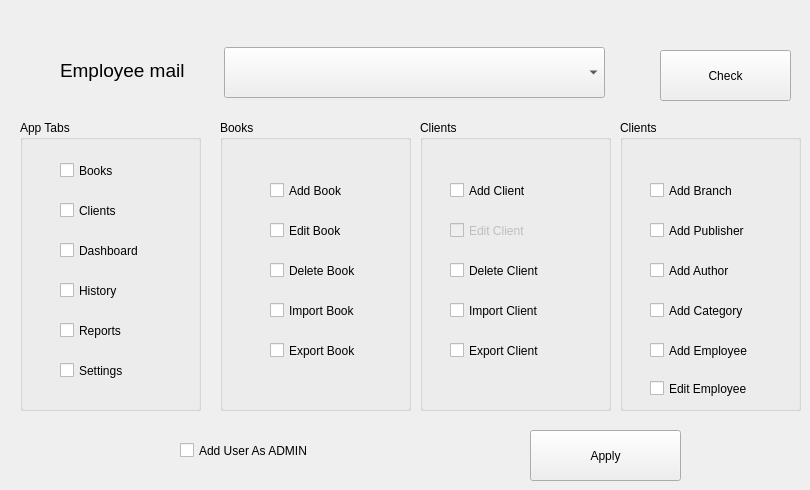
     <widget class="QWidget" name="tab_20">
      <attribute name="title">
       <string>Add User Permissions</string>
      </attribute>
      <widget class="QComboBox" name="comboBox_18">
       <property name="geometry">
        <rect>
         <x>224</x>
         <y>47</y>
         <width>381</width>
         <height>51</height>
        </rect>
       </property>
      </widget>
      <widget class="QLabel" name="label_53">
       <property name="geometry">
        <rect>
         <x>60</x>
         <y>50</y>
         <width>151</width>
         <height>41</height>
        </rect>
       </property>
       <property name="font">
        <font>
         <pointsize>14</pointsize>
        </font>
       </property>
       <property name="text">
        <string>Employee mail</string>
       </property>
      </widget>
      <widget class="QPushButton" name="pushButton_30">
       <property name="geometry">
        <rect>
         <x>530</x>
         <y>430</y>
         <width>151</width>
         <height>51</height>
        </rect>
       </property>
       <property name="text">
        <string>Apply</string>
       </property>
      </widget>
      <widget class="QPushButton" name="pushButton_31">
       <property name="geometry">
        <rect>
         <x>660</x>
         <y>50</y>
         <width>131</width>
         <height>51</height>
        </rect>
       </property>
       <property name="text">
        <string>Check</string>
       </property>
      </widget>
      <widget class="QGroupBox" name="groupBox_10">
       <property name="geometry">
        <rect>
         <x>20</x>
         <y>120</y>
         <width>181</width>
         <height>291</height>
        </rect>
       </property>
       <property name="title">
        <string>App Tabs</string>
       </property>
       <widget class="QCheckBox" name="checkBox_7">
        <property name="geometry">
         <rect>
          <x>40</x>
          <y>30</y>
          <width>131</width>
          <height>41</height>
         </rect>
        </property>
        <property name="styleSheet">
         <string notr="true">QChechkBox indicator,Checked
{background-color: rgb(0, 255, 0);}</string>
        </property>
        <property name="text">
         <string>Books</string>
        </property>
       </widget>
       <widget class="QCheckBox" name="checkBox_8">
        <property name="geometry">
         <rect>
          <x>40</x>
          <y>70</y>
          <width>131</width>
          <height>41</height>
         </rect>
        </property>
        <property name="text">
         <string>Clients</string>
        </property>
       </widget>
       <widget class="QCheckBox" name="checkBox_9">
        <property name="geometry">
         <rect>
          <x>40</x>
          <y>110</y>
          <width>131</width>
          <height>41</height>
         </rect>
        </property>
        <property name="text">
         <string>Dashboard</string>
        </property>
       </widget>
       <widget class="QCheckBox" name="checkBox_10">
        <property name="geometry">
         <rect>
          <x>40</x>
          <y>150</y>
          <width>131</width>
          <height>41</height>
         </rect>
        </property>
        <property name="text">
         <string>History</string>
        </property>
       </widget>
       <widget class="QCheckBox" name="checkBox_11">
        <property name="geometry">
         <rect>
          <x>40</x>
          <y>190</y>
          <width>131</width>
          <height>41</height>
         </rect>
        </property>
        <property name="text">
         <string>Reports</string>
        </property>
       </widget>
       <widget class="QCheckBox" name="checkBox_12">
        <property name="geometry">
         <rect>
          <x>40</x>
          <y>230</y>
          <width>131</width>
          <height>41</height>
         </rect>
        </property>
        <property name="text">
         <string>Settings</string>
        </property>
       </widget>
      </widget>
      <widget class="QGroupBox" name="groupBox_11">
       <property name="geometry">
        <rect>
         <x>220</x>
         <y>120</y>
         <width>191</width>
         <height>291</height>
        </rect>
       </property>
       <property name="title">
        <string>Books</string>
       </property>
       <widget class="QCheckBox" name="checkBox">
        <property name="geometry">
         <rect>
          <x>50</x>
          <y>50</y>
          <width>131</width>
          <height>41</height>
         </rect>
        </property>
        <property name="text">
         <string>Add Book</string>
        </property>
       </widget>
       <widget class="QCheckBox" name="checkBox_3">
        <property name="geometry">
         <rect>
          <x>50</x>
          <y>130</y>
          <width>131</width>
          <height>41</height>
         </rect>
        </property>
        <property name="text">
         <string>Delete Book</string>
        </property>
       </widget>
       <widget class="QCheckBox" name="checkBox_2">
        <property name="geometry">
         <rect>
          <x>50</x>
          <y>90</y>
          <width>131</width>
          <height>41</height>
         </rect>
        </property>
        <property name="text">
         <string>Edit Book</string>
        </property>
       </widget>
       <widget class="QCheckBox" name="checkBox_13">
        <property name="geometry">
         <rect>
          <x>50</x>
          <y>170</y>
          <width>131</width>
          <height>41</height>
         </rect>
        </property>
        <property name="text">
         <string>Import Book</string>
        </property>
       </widget>
       <widget class="QCheckBox" name="checkBox_14">
        <property name="geometry">
         <rect>
          <x>50</x>
          <y>210</y>
          <width>131</width>
          <height>41</height>
         </rect>
        </property>
        <property name="text">
         <string>Export Book</string>
        </property>
       </widget>
      </widget>
      <widget class="QGroupBox" name="groupBox_12">
       <property name="geometry">
        <rect>
         <x>420</x>
         <y>120</y>
         <width>191</width>
         <height>291</height>
        </rect>
       </property>
       <property name="title">
        <string>Clients</string>
       </property>
       <widget class="QCheckBox" name="checkBox_4">
        <property name="geometry">
         <rect>
          <x>30</x>
          <y>50</y>
          <width>151</width>
          <height>41</height>
         </rect>
        </property>
        <property name="text">
         <string>Add Client</string>
        </property>
       </widget>
       <widget class="QCheckBox" name="checkBox_5">
        <property name="enabled">
         <bool>false</bool>
        </property>
        <property name="geometry">
         <rect>
          <x>30</x>
          <y>90</y>
          <width>151</width>
          <height>41</height>
         </rect>
        </property>
        <property name="text">
         <string>Edit Client</string>
        </property>
       </widget>
       <widget class="QCheckBox" name="checkBox_6">
        <property name="geometry">
         <rect>
          <x>30</x>
          <y>130</y>
          <width>151</width>
          <height>41</height>
         </rect>
        </property>
        <property name="text">
         <string>Delete Client</string>
        </property>
       </widget>
       <widget class="QCheckBox" name="checkBox_15">
        <property name="geometry">
         <rect>
          <x>30</x>
          <y>210</y>
          <width>101</width>
          <height>41</height>
         </rect>
        </property>
        <property name="text">
         <string>Export Client</string>
        </property>
       </widget>
       <widget class="QCheckBox" name="checkBox_16">
        <property name="geometry">
         <rect>
          <x>30</x>
          <y>170</y>
          <width>151</width>
          <height>41</height>
         </rect>
        </property>
        <property name="text">
         <string>Import Client</string>
        </property>
       </widget>
      </widget>
      <widget class="QGroupBox" name="groupBox_13">
       <property name="geometry">
        <rect>
         <x>620</x>
         <y>120</y>
         <width>181</width>
         <height>291</height>
        </rect>
       </property>
       <property name="title">
        <string>Clients</string>
       </property>
       <widget class="QCheckBox" name="checkBox_17">
        <property name="geometry">
         <rect>
          <x>30</x>
          <y>50</y>
          <width>141</width>
          <height>41</height>
         </rect>
        </property>
        <property name="text">
         <string>Add Branch</string>
        </property>
       </widget>
       <widget class="QCheckBox" name="checkBox_18">
        <property name="geometry">
         <rect>
          <x>30</x>
          <y>90</y>
          <width>141</width>
          <height>41</height>
         </rect>
        </property>
        <property name="text">
         <string>Add Publisher</string>
        </property>
       </widget>
       <widget class="QCheckBox" name="checkBox_19">
        <property name="geometry">
         <rect>
          <x>30</x>
          <y>130</y>
          <width>141</width>
          <height>41</height>
         </rect>
        </property>
        <property name="text">
         <string>Add Author</string>
        </property>
       </widget>
       <widget class="QCheckBox" name="checkBox_20">
        <property name="geometry">
         <rect>
          <x>30</x>
          <y>210</y>
          <width>141</width>
          <height>41</height>
         </rect>
        </property>
        <property name="text">
         <string>Add Employee</string>
        </property>
       </widget>
       <widget class="QCheckBox" name="checkBox_21">
        <property name="geometry">
         <rect>
          <x>30</x>
          <y>170</y>
          <width>141</width>
          <height>41</height>
         </rect>
        </property>
        <property name="text">
         <string>Add Category</string>
        </property>
       </widget>
       <widget class="QCheckBox" name="checkBox_22">
        <property name="geometry">
         <rect>
          <x>30</x>
          <y>248</y>
          <width>141</width>
          <height>41</height>
         </rect>
        </property>
        <property name="text">
         <string>Edit Employee</string>
        </property>
       </widget>
      </widget>
      <widget class="QCheckBox" name="checkBox_23">
       <property name="geometry">
        <rect>
         <x>180</x>
         <y>430</y>
         <width>251</width>
         <height>41</height>
        </rect>
       </property>
       <property name="text">
        <string>Add User As ADMIN</string>
       </property>
      </widget>
     </widget>
